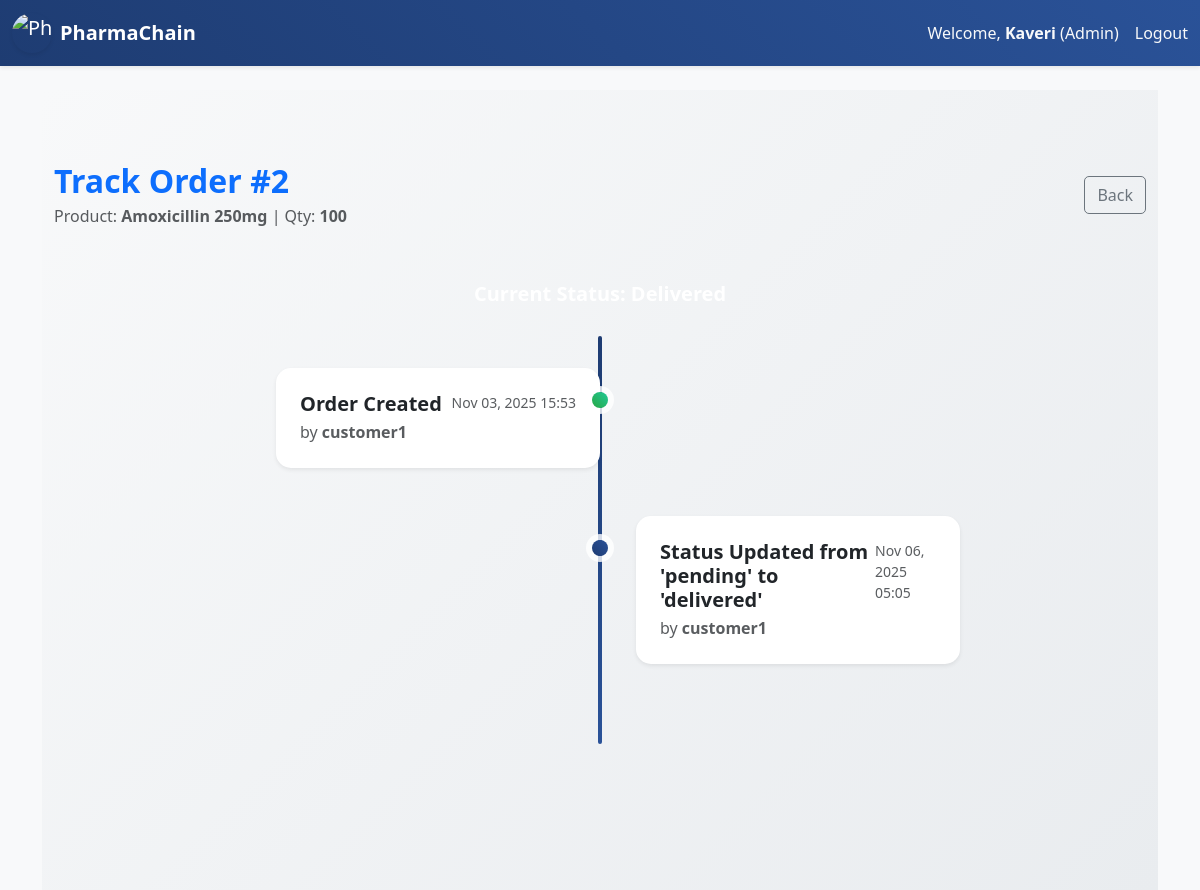
The app's page /orders/2/track/ (signed in) with its own data.
### core/models.py (models this page shows, shortened)
class CustomUser(AbstractUser):
    ROLE_CHOICES = (
        ('admin', 'Admin'),
        ('supplier', 'Supplier'),
        ('manufacturer', 'Manufacturer'),
        ('wholesaler', 'Wholesaler'),
        ('distributor', 'Distributor'),
        ('customer', 'Customer'),
    )
    role = models.CharField(max_length=20, choices=ROLE_CHOICES)
    is_approved = models.BooleanField(default=False)  # Admin approves customers/stakeholders
    def __str__(self):
        return self.username

class Order(models.Model):
    STATUS_CHOICES = (
        ('pending', 'Pending'),
        ('in_transit', 'In Transit'),
        ('delivered', 'Delivered'),
    )
    product = models.ForeignKey(Product, on_delete=models.CASCADE)
    quantity = models.IntegerField()
    from_user = models.ForeignKey(CustomUser, related_name='orders_from', on_delete=models.CASCADE)
    to_user = models.ForeignKey(CustomUser, related_name='orders_to', on_delete=models.CASCADE)
    transporter = models.CharField(max_length=255, blank=True)  # Assigned by stakeholder
    status = models.CharField(max_length=20, choices=STATUS_CHOICES, default='pending')
    created_at = models.DateTimeField(auto_now_add=True)

class Product(models.Model):
    name = models.CharField(max_length=255)
    description = models.TextField()
    created_by = models.ForeignKey(CustomUser, on_delete=models.CASCADE)
    created_at = models.DateTimeField(auto_now_add=True)

class TransactionLog(models.Model):
    order = models.ForeignKey('Order', on_delete=models.CASCADE, related_name='logs')
    action = models.CharField(max_length=255)
    user = models.ForeignKey('CustomUser', on_delete=models.CASCADE)
    timestamp = models.DateTimeField(default=timezone.now)
    hash_value = models.CharField(max_length=64, editable=False)  # SHA-256
    prev_hash = models.CharField(max_length=64, blank=True, null=True, editable=False)
    class Meta:
        ordering = ['timestamp']
        unique_together = ['order', 'timestamp']

### core/views.py (the view)
# urls.py: path('orders/<int:pk>/track/', views.track_order, name='track_order'),
@login_required
def track_order(request, pk):
    order = get_object_or_404(Order, pk=pk)
    if request.user.role != 'admin' and request.user not in [order.from_user, order.to_user]:
        messages.error(request, "You don't have permission to track this order.")
        return redirect('order_list')
    logs = TransactionLog.objects.filter(order=order).order_by('timestamp')
    return render(request, 'track_order.html', {
        'order': order,
        'logs': logs
    })

### templates/track_order.html (shortened to what this page needs)
{% extends 'base.html' %}
{% load static %}
{% block content %}
<section class="py-5" style="background: linear-gradient(135deg, #f8f9fa 0%, #e9ecef 100%); min-height: 100vh;">
    <div class="container py-4">
        <div class="d-flex justify-content-between align-items-center mb-5">
            <div>
                <h2 class="text-primary fw-bold mb-1">Track Order #{{ order.pk }}</h2>
                <p class="text-muted mb-0">
                    Product: <strong>{{ order.product.name }}</strong> |
                    Qty: <strong>{{ order.quantity }}</strong>
                </p>
            </div>
            <a href="{% url 'order_list' %}" class="btn btn-outline-secondary">Back</a>
        </div>
        <div class="text-center mb-4">
            <span class="badge bg-{{ order.status|lower }} fs-5 px-4 py-2">
            </span>
        </div>
        <div class="row justify-content-center">
            <div class="col-lg-8">
                <div class="timeline">
                    {% for log in logs %}
                    <div class="timeline-item animate__animated animate__fadeInUp" style="animation-delay: {{ forloop.counter0|floatformat:1 }}s;">
                        <div class="timeline-dot {% if forloop.first %}bg-success{% else %}bg-primary{% endif %}"></div>
                        <div class="timeline-content card shadow-sm border-0">
                            <div class="card-body p-4">
                                <div class="d-flex justify-content-between align-items-start">
                                    <div>
                                        <h5 class="fw-bold text-dark mb-1">{{ log.action }}</h5>
                                        <p class="text-muted mb-0">
                                            by <span class="fw-bold">{{ log.user.username }}</span>
                                        </p>
                                    </div>
                                    <small class="text-muted">
                                        {{ log.timestamp|date:"M d, Y H:i" }}
                                    </small>
                                </div>
                            </div>
                        </div>
                    </div>
                    {% empty %}
                    <p class="text-center text-muted py-5">No tracking history yet.</p>
                    {% endfor %}
                </div>
            </div>
        </div>
    </div>
</section>
<link rel="stylesheet" href="https://cdnjs.cloudflare.com/ajax/libs/animate.css/4.1.1/animate.min.css"/>
<link href="https://cdn.jsdelivr.net/npm/bootstrap-icons@1.10.5/font/bootstrap-icons.css" rel="stylesheet">
{% endblock %}

### templates/base.html (shortened to what this page needs)
<!DOCTYPE html>
<html lang="en">
<head>
    {% load static %}
    {% load django_bootstrap5 %}
    <link href="https://cdn.jsdelivr.net/npm/bootstrap@5.3.0/dist/css/bootstrap.min.css" rel="stylesheet">
    <link href="{% static 'css/styles.css' %}" rel="stylesheet">
</head>
<body class="bg-light" data-user="{{ user }}">
    <nav class="navbar navbar-expand-lg navbar-dark bg-primary shadow-sm">
        <div class="container-fluid">
            <a class="navbar-brand d-flex align-items-center" href="{% url 'home' %}">
                <img src="https://media.istockphoto.com/id/1339280086/vector/capsule-cart-and-home-icon-logo-medicine-home-delivery-service-logo-concept.jpg?s=612x612&w=0&k=20&c=ST5kkcX2_6uZ8HcgB6uoCMh3XqmBkw0W1n0TlSk2q2A="
                     alt="PharmaChain"
                     width="40"
                     height="40"
                     class="rounded-pill me-2 shadow-sm">
                <span class="fw-bold">PharmaChain</span>
            </a>
            <div class="collapse navbar-collapse" id="navbarNav">
                <ul class="navbar-nav ms-auto align-items-center">
                    {% if user.is_authenticated %}
                        <li class="nav-item me-3">
                            <span class="navbar-text text-light">
                                Welcome, <strong>{{ user.username }}</strong> ({{ user.role|capfirst }})
                            </span>
                        </li>
                        <li class="nav-item">
                            <form method="post" action="{% url 'logout' %}" class="d-inline">
                                <button type="submit" class="nav-link btn btn-link text-light p-0 border-0 bg-transparent">
                                    Logout
                                </button>
                            </form>
                        </li>
                    {% endif %}
                </ul>
            </div>
        </div>
    </nav>
    <div class="container mt-4">
        {% block content %}
        {% endblock %}
    </div>
</body>
</html>

### static/css/styles.css (style rules this page uses)
body { background-color: #f8f9fa; }
.card { border-radius: 10px; }
.btn { border-radius: 5px; }

### templates/track_order.html (style rules this page uses)
.timeline { position: relative; padding: 2rem 0; }
.timeline::before { content: ''; position: absolute; top: 0; bottom: 0; left: 50%; width: 4px; background: linear-gradient(to bottom, #1e3c72, #2a5298); transform: translateX(-50%); border-radius: 2px; }
.timeline-item { position: relative; margin-bottom: 3rem; }
.timeline-dot { position: absolute; top: 1.5rem; left: 50%; width: 16px; height: 16px; border-radius: 50%; transform: translateX(-50%); z-index: 1; box-shadow: 0 0 0 6px rgba(255,255,255,0.8); }
.timeline-content { width: 45%; border-radius: 15px; transition: all 0.3s ease; }
.timeline-item:nth-child(odd) .timeline-content { margin-left: 5%; }
.timeline-item:nth-child(even) .timeline-content { margin-left: 55%; }
.bg-success { background: linear-gradient(45deg, #28a745, #20c997) !important; }
.bg-primary { background: linear-gradient(45deg, #1e3c72, #2a5298) !important; }

### records on screen
CustomUser: username "Kaveri", role "Admin"
Order: pk "2", product.name "Amoxicillin 250mg", quantity "100"
TransactionLog: action "Order Created", user.username "customer1", timestamp "Nov 03, 2025 15:53"
TransactionLog: action "Status Updated from 'pending' to 'delivered'", user.username "customer1", timestamp "Nov 06, 2025 05:05"
